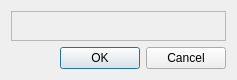
<?xml version="1.0" encoding="UTF-8"?>
<ui version="4.0">
 <class>CDbLiveryColorSearchDialog</class>
 <widget class="QDialog" name="CDbLiveryColorSearchDialog">
  <property name="geometry">
   <rect>
    <x>0</x>
    <y>0</y>
    <width>237</width>
    <height>80</height>
   </rect>
  </property>
  <property name="windowTitle">
   <string>Search color livery</string>
  </property>
  <layout class="QVBoxLayout" name="verticalLayout">
   <item>
    <widget class="swift::gui::components::CDbLiveryColorSearch" name="comp_LiverySearch">
     <property name="frameShape">
      <enum>QFrame::StyledPanel</enum>
     </property>
     <property name="frameShadow">
      <enum>QFrame::Raised</enum>
     </property>
    </widget>
   </item>
   <item>
    <widget class="QDialogButtonBox" name="bb_LiveryColorSearch">
     <property name="orientation">
      <enum>Qt::Horizontal</enum>
     </property>
     <property name="standardButtons">
      <set>QDialogButtonBox::Cancel|QDialogButtonBox::Ok</set>
     </property>
    </widget>
   </item>
  </layout>
 </widget>
 <customwidgets>
  <customwidget>
   <class>swift::gui::components::CDbLiveryColorSearch</class>
   <extends>QFrame</extends>
   <header>gui/components/dbliverycolorsearch.h</header>
   <container>1</container>
  </customwidget>
 </customwidgets>
 <resources/>
 <connections>
  <connection>
   <sender>bb_LiveryColorSearch</sender>
   <signal>accepted()</signal>
   <receiver>CDbLiveryColorSearchDialog</receiver>
   <slot>accept()</slot>
   <hints>
    <hint type="sourcelabel">
     <x>248</x>
     <y>254</y>
    </hint>
    <hint type="destinationlabel">
     <x>157</x>
     <y>274</y>
    </hint>
   </hints>
  </connection>
  <connection>
   <sender>bb_LiveryColorSearch</sender>
   <signal>rejected()</signal>
   <receiver>CDbLiveryColorSearchDialog</receiver>
   <slot>reject()</slot>
   <hints>
    <hint type="sourcelabel">
     <x>316</x>
     <y>260</y>
    </hint>
    <hint type="destinationlabel">
     <x>286</x>
     <y>274</y>
    </hint>
   </hints>
  </connection>
 </connections>
</ui>
